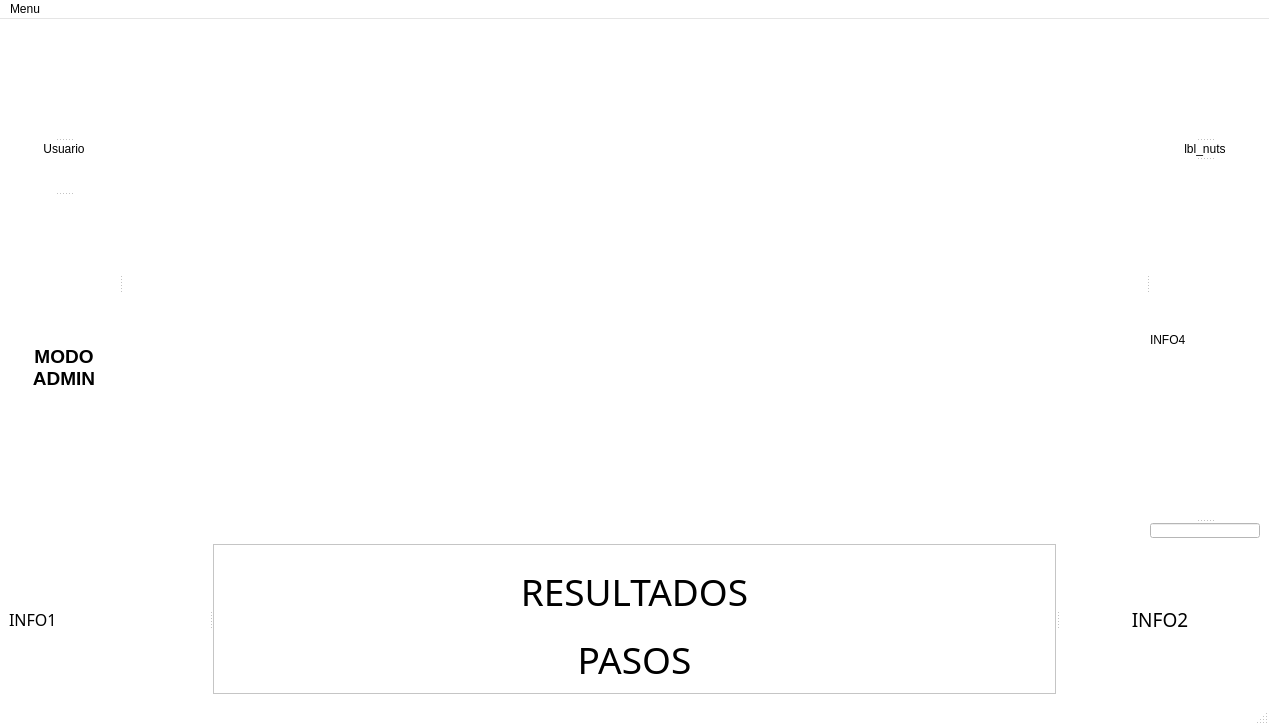
<?xml version="1.0" encoding="UTF-8"?>
<ui version="4.0">
 <class>main</class>
 <widget class="QMainWindow" name="main">
  <property name="geometry">
   <rect>
    <x>0</x>
    <y>0</y>
    <width>1269</width>
    <height>725</height>
   </rect>
  </property>
  <property name="palette">
   <palette>
    <active>
     <colorrole role="WindowText">
      <brush brushstyle="SolidPattern">
       <color alpha="255">
        <red>0</red>
        <green>0</green>
        <blue>0</blue>
       </color>
      </brush>
     </colorrole>
     <colorrole role="Button">
      <brush brushstyle="SolidPattern">
       <color alpha="255">
        <red>255</red>
        <green>255</green>
        <blue>255</blue>
       </color>
      </brush>
     </colorrole>
     <colorrole role="Light">
      <brush brushstyle="SolidPattern">
       <color alpha="255">
        <red>255</red>
        <green>255</green>
        <blue>255</blue>
       </color>
      </brush>
     </colorrole>
     <colorrole role="Midlight">
      <brush brushstyle="SolidPattern">
       <color alpha="255">
        <red>255</red>
        <green>255</green>
        <blue>255</blue>
       </color>
      </brush>
     </colorrole>
     <colorrole role="Dark">
      <brush brushstyle="SolidPattern">
       <color alpha="255">
        <red>127</red>
        <green>127</green>
        <blue>127</blue>
       </color>
      </brush>
     </colorrole>
     <colorrole role="Mid">
      <brush brushstyle="SolidPattern">
       <color alpha="255">
        <red>170</red>
        <green>170</green>
        <blue>170</blue>
       </color>
      </brush>
     </colorrole>
     <colorrole role="Text">
      <brush brushstyle="SolidPattern">
       <color alpha="255">
        <red>0</red>
        <green>0</green>
        <blue>0</blue>
       </color>
      </brush>
     </colorrole>
     <colorrole role="BrightText">
      <brush brushstyle="SolidPattern">
       <color alpha="255">
        <red>255</red>
        <green>255</green>
        <blue>255</blue>
       </color>
      </brush>
     </colorrole>
     <colorrole role="ButtonText">
      <brush brushstyle="SolidPattern">
       <color alpha="255">
        <red>0</red>
        <green>0</green>
        <blue>0</blue>
       </color>
      </brush>
     </colorrole>
     <colorrole role="Base">
      <brush brushstyle="SolidPattern">
       <color alpha="255">
        <red>255</red>
        <green>255</green>
        <blue>255</blue>
       </color>
      </brush>
     </colorrole>
     <colorrole role="Window">
      <brush brushstyle="SolidPattern">
       <color alpha="255">
        <red>255</red>
        <green>255</green>
        <blue>255</blue>
       </color>
      </brush>
     </colorrole>
     <colorrole role="Shadow">
      <brush brushstyle="SolidPattern">
       <color alpha="255">
        <red>0</red>
        <green>0</green>
        <blue>0</blue>
       </color>
      </brush>
     </colorrole>
     <colorrole role="AlternateBase">
      <brush brushstyle="SolidPattern">
       <color alpha="255">
        <red>255</red>
        <green>255</green>
        <blue>255</blue>
       </color>
      </brush>
     </colorrole>
     <colorrole role="ToolTipBase">
      <brush brushstyle="SolidPattern">
       <color alpha="255">
        <red>255</red>
        <green>255</green>
        <blue>220</blue>
       </color>
      </brush>
     </colorrole>
     <colorrole role="ToolTipText">
      <brush brushstyle="SolidPattern">
       <color alpha="255">
        <red>0</red>
        <green>0</green>
        <blue>0</blue>
       </color>
      </brush>
     </colorrole>
     <colorrole role="PlaceholderText">
      <brush brushstyle="SolidPattern">
       <color alpha="128">
        <red>0</red>
        <green>0</green>
        <blue>0</blue>
       </color>
      </brush>
     </colorrole>
    </active>
    <inactive>
     <colorrole role="WindowText">
      <brush brushstyle="SolidPattern">
       <color alpha="255">
        <red>0</red>
        <green>0</green>
        <blue>0</blue>
       </color>
      </brush>
     </colorrole>
     <colorrole role="Button">
      <brush brushstyle="SolidPattern">
       <color alpha="255">
        <red>255</red>
        <green>255</green>
        <blue>255</blue>
       </color>
      </brush>
     </colorrole>
     <colorrole role="Light">
      <brush brushstyle="SolidPattern">
       <color alpha="255">
        <red>255</red>
        <green>255</green>
        <blue>255</blue>
       </color>
      </brush>
     </colorrole>
     <colorrole role="Midlight">
      <brush brushstyle="SolidPattern">
       <color alpha="255">
        <red>255</red>
        <green>255</green>
        <blue>255</blue>
       </color>
      </brush>
     </colorrole>
     <colorrole role="Dark">
      <brush brushstyle="SolidPattern">
       <color alpha="255">
        <red>127</red>
        <green>127</green>
        <blue>127</blue>
       </color>
      </brush>
     </colorrole>
     <colorrole role="Mid">
      <brush brushstyle="SolidPattern">
       <color alpha="255">
        <red>170</red>
        <green>170</green>
        <blue>170</blue>
       </color>
      </brush>
     </colorrole>
     <colorrole role="Text">
      <brush brushstyle="SolidPattern">
       <color alpha="255">
        <red>0</red>
        <green>0</green>
        <blue>0</blue>
       </color>
      </brush>
     </colorrole>
     <colorrole role="BrightText">
      <brush brushstyle="SolidPattern">
       <color alpha="255">
        <red>255</red>
        <green>255</green>
        <blue>255</blue>
       </color>
      </brush>
     </colorrole>
     <colorrole role="ButtonText">
      <brush brushstyle="SolidPattern">
       <color alpha="255">
        <red>0</red>
        <green>0</green>
        <blue>0</blue>
       </color>
      </brush>
     </colorrole>
     <colorrole role="Base">
      <brush brushstyle="SolidPattern">
       <color alpha="255">
        <red>255</red>
        <green>255</green>
        <blue>255</blue>
       </color>
      </brush>
     </colorrole>
     <colorrole role="Window">
      <brush brushstyle="SolidPattern">
       <color alpha="255">
        <red>255</red>
        <green>255</green>
        <blue>255</blue>
       </color>
      </brush>
     </colorrole>
     <colorrole role="Shadow">
      <brush brushstyle="SolidPattern">
       <color alpha="255">
        <red>0</red>
        <green>0</green>
        <blue>0</blue>
       </color>
      </brush>
     </colorrole>
     <colorrole role="AlternateBase">
      <brush brushstyle="SolidPattern">
       <color alpha="255">
        <red>255</red>
        <green>255</green>
        <blue>255</blue>
       </color>
      </brush>
     </colorrole>
     <colorrole role="ToolTipBase">
      <brush brushstyle="SolidPattern">
       <color alpha="255">
        <red>255</red>
        <green>255</green>
        <blue>220</blue>
       </color>
      </brush>
     </colorrole>
     <colorrole role="ToolTipText">
      <brush brushstyle="SolidPattern">
       <color alpha="255">
        <red>0</red>
        <green>0</green>
        <blue>0</blue>
       </color>
      </brush>
     </colorrole>
     <colorrole role="PlaceholderText">
      <brush brushstyle="SolidPattern">
       <color alpha="128">
        <red>0</red>
        <green>0</green>
        <blue>0</blue>
       </color>
      </brush>
     </colorrole>
    </inactive>
    <disabled>
     <colorrole role="WindowText">
      <brush brushstyle="SolidPattern">
       <color alpha="255">
        <red>127</red>
        <green>127</green>
        <blue>127</blue>
       </color>
      </brush>
     </colorrole>
     <colorrole role="Button">
      <brush brushstyle="SolidPattern">
       <color alpha="255">
        <red>255</red>
        <green>255</green>
        <blue>255</blue>
       </color>
      </brush>
     </colorrole>
     <colorrole role="Light">
      <brush brushstyle="SolidPattern">
       <color alpha="255">
        <red>255</red>
        <green>255</green>
        <blue>255</blue>
       </color>
      </brush>
     </colorrole>
     <colorrole role="Midlight">
      <brush brushstyle="SolidPattern">
       <color alpha="255">
        <red>255</red>
        <green>255</green>
        <blue>255</blue>
       </color>
      </brush>
     </colorrole>
     <colorrole role="Dark">
      <brush brushstyle="SolidPattern">
       <color alpha="255">
        <red>127</red>
        <green>127</green>
        <blue>127</blue>
       </color>
      </brush>
     </colorrole>
     <colorrole role="Mid">
      <brush brushstyle="SolidPattern">
       <color alpha="255">
        <red>170</red>
        <green>170</green>
        <blue>170</blue>
       </color>
      </brush>
     </colorrole>
     <colorrole role="Text">
      <brush brushstyle="SolidPattern">
       <color alpha="255">
        <red>127</red>
        <green>127</green>
        <blue>127</blue>
       </color>
      </brush>
     </colorrole>
     <colorrole role="BrightText">
      <brush brushstyle="SolidPattern">
       <color alpha="255">
        <red>255</red>
        <green>255</green>
        <blue>255</blue>
       </color>
      </brush>
     </colorrole>
     <colorrole role="ButtonText">
      <brush brushstyle="SolidPattern">
       <color alpha="255">
        <red>127</red>
        <green>127</green>
        <blue>127</blue>
       </color>
      </brush>
     </colorrole>
     <colorrole role="Base">
      <brush brushstyle="SolidPattern">
       <color alpha="255">
        <red>255</red>
        <green>255</green>
        <blue>255</blue>
       </color>
      </brush>
     </colorrole>
     <colorrole role="Window">
      <brush brushstyle="SolidPattern">
       <color alpha="255">
        <red>255</red>
        <green>255</green>
        <blue>255</blue>
       </color>
      </brush>
     </colorrole>
     <colorrole role="Shadow">
      <brush brushstyle="SolidPattern">
       <color alpha="255">
        <red>0</red>
        <green>0</green>
        <blue>0</blue>
       </color>
      </brush>
     </colorrole>
     <colorrole role="AlternateBase">
      <brush brushstyle="SolidPattern">
       <color alpha="255">
        <red>255</red>
        <green>255</green>
        <blue>255</blue>
       </color>
      </brush>
     </colorrole>
     <colorrole role="ToolTipBase">
      <brush brushstyle="SolidPattern">
       <color alpha="255">
        <red>255</red>
        <green>255</green>
        <blue>220</blue>
       </color>
      </brush>
     </colorrole>
     <colorrole role="ToolTipText">
      <brush brushstyle="SolidPattern">
       <color alpha="255">
        <red>0</red>
        <green>0</green>
        <blue>0</blue>
       </color>
      </brush>
     </colorrole>
     <colorrole role="PlaceholderText">
      <brush brushstyle="SolidPattern">
       <color alpha="128">
        <red>0</red>
        <green>0</green>
        <blue>0</blue>
       </color>
      </brush>
     </colorrole>
    </disabled>
   </palette>
  </property>
  <property name="windowTitle">
   <string>MainWindow</string>
  </property>
  <property name="windowIcon">
   <iconset>
    <selectedoff>:/images/images/icon.ico</selectedoff>
   </iconset>
  </property>
  <property name="iconSize">
   <size>
    <width>50</width>
    <height>50</height>
   </size>
  </property>
  <widget class="QWidget" name="centralwidget">
   <layout class="QGridLayout" name="gridLayout">
    <item row="1" column="0">
     <widget class="QSplitter" name="splitter">
      <property name="orientation">
       <enum>Qt::Horizontal</enum>
      </property>
      <widget class="QLabel" name="lbl_info1">
       <property name="sizePolicy">
        <sizepolicy hsizetype="Fixed" vsizetype="Preferred">
         <horstretch>0</horstretch>
         <verstretch>0</verstretch>
        </sizepolicy>
       </property>
       <property name="minimumSize">
        <size>
         <width>200</width>
         <height>150</height>
        </size>
       </property>
       <property name="maximumSize">
        <size>
         <width>200</width>
         <height>150</height>
        </size>
       </property>
       <property name="font">
        <font>
         <family>Sitka Text</family>
         <pointsize>12</pointsize>
        </font>
       </property>
       <property name="text">
        <string>INFO1</string>
       </property>
      </widget>
      <widget class="QFrame" name="frame">
       <property name="sizePolicy">
        <sizepolicy hsizetype="Expanding" vsizetype="Preferred">
         <horstretch>0</horstretch>
         <verstretch>0</verstretch>
        </sizepolicy>
       </property>
       <property name="maximumSize">
        <size>
         <width>16777215</width>
         <height>150</height>
        </size>
       </property>
       <property name="frameShape">
        <enum>QFrame::StyledPanel</enum>
       </property>
       <property name="frameShadow">
        <enum>QFrame::Raised</enum>
       </property>
       <layout class="QVBoxLayout" name="verticalLayout">
        <item>
         <widget class="QLabel" name="lbl_result">
          <property name="sizePolicy">
           <sizepolicy hsizetype="Preferred" vsizetype="Preferred">
            <horstretch>0</horstretch>
            <verstretch>0</verstretch>
           </sizepolicy>
          </property>
          <property name="minimumSize">
           <size>
            <width>0</width>
            <height>75</height>
           </size>
          </property>
          <property name="maximumSize">
           <size>
            <width>16777215</width>
            <height>75</height>
           </size>
          </property>
          <property name="font">
           <font>
            <family>Sitka Text</family>
            <pointsize>28</pointsize>
           </font>
          </property>
          <property name="text">
           <string>RESULTADOS</string>
          </property>
          <property name="alignment">
           <set>Qt::AlignCenter</set>
          </property>
         </widget>
        </item>
        <item>
         <widget class="QLabel" name="lbl_steps">
          <property name="sizePolicy">
           <sizepolicy hsizetype="Preferred" vsizetype="Preferred">
            <horstretch>0</horstretch>
            <verstretch>0</verstretch>
           </sizepolicy>
          </property>
          <property name="minimumSize">
           <size>
            <width>0</width>
            <height>75</height>
           </size>
          </property>
          <property name="maximumSize">
           <size>
            <width>16777215</width>
            <height>75</height>
           </size>
          </property>
          <property name="font">
           <font>
            <family>Sitka Text</family>
            <pointsize>28</pointsize>
           </font>
          </property>
          <property name="text">
           <string>PASOS</string>
          </property>
          <property name="alignment">
           <set>Qt::AlignCenter</set>
          </property>
         </widget>
        </item>
       </layout>
      </widget>
      <widget class="QLabel" name="lbl_info2">
       <property name="sizePolicy">
        <sizepolicy hsizetype="Fixed" vsizetype="Preferred">
         <horstretch>0</horstretch>
         <verstretch>0</verstretch>
        </sizepolicy>
       </property>
       <property name="minimumSize">
        <size>
         <width>200</width>
         <height>150</height>
        </size>
       </property>
       <property name="maximumSize">
        <size>
         <width>200</width>
         <height>150</height>
        </size>
       </property>
       <property name="font">
        <font>
         <family>Sitka Text</family>
         <pointsize>14</pointsize>
        </font>
       </property>
       <property name="text">
        <string>INFO2</string>
       </property>
       <property name="alignment">
        <set>Qt::AlignCenter</set>
       </property>
      </widget>
     </widget>
    </item>
    <item row="0" column="0">
     <widget class="QSplitter" name="splitter_4">
      <property name="orientation">
       <enum>Qt::Horizontal</enum>
      </property>
      <widget class="QSplitter" name="splitter_2">
       <property name="orientation">
        <enum>Qt::Vertical</enum>
       </property>
       <widget class="QLabel" name="img_user">
        <property name="sizePolicy">
         <sizepolicy hsizetype="Fixed" vsizetype="Fixed">
          <horstretch>0</horstretch>
          <verstretch>0</verstretch>
         </sizepolicy>
        </property>
        <property name="minimumSize">
         <size>
          <width>110</width>
          <height>110</height>
         </size>
        </property>
        <property name="maximumSize">
         <size>
          <width>110</width>
          <height>110</height>
         </size>
        </property>
        <property name="text">
         <string/>
        </property>
        <property name="pixmap">
         <pixmap resource="resources.qrc">:/images/images/blanco.png</pixmap>
        </property>
        <property name="scaledContents">
         <bool>true</bool>
        </property>
       </widget>
       <widget class="QLabel" name="lbl_user">
        <property name="sizePolicy">
         <sizepolicy hsizetype="Fixed" vsizetype="Preferred">
          <horstretch>0</horstretch>
          <verstretch>0</verstretch>
         </sizepolicy>
        </property>
        <property name="minimumSize">
         <size>
          <width>110</width>
          <height>50</height>
         </size>
        </property>
        <property name="maximumSize">
         <size>
          <width>110</width>
          <height>50</height>
         </size>
        </property>
        <property name="text">
         <string>Usuario</string>
        </property>
        <property name="alignment">
         <set>Qt::AlignHCenter|Qt::AlignTop</set>
        </property>
       </widget>
       <widget class="QLabel" name="lbl_info3">
        <property name="minimumSize">
         <size>
          <width>110</width>
          <height>220</height>
         </size>
        </property>
        <property name="maximumSize">
         <size>
          <width>110</width>
          <height>16777215</height>
         </size>
        </property>
        <property name="font">
         <font>
          <pointsize>14</pointsize>
          <weight>75</weight>
          <bold>true</bold>
         </font>
        </property>
        <property name="text">
         <string>MODO
ADMIN</string>
        </property>
        <property name="alignment">
         <set>Qt::AlignCenter</set>
        </property>
       </widget>
      </widget>
      <widget class="QLabel" name="img_center">
       <property name="sizePolicy">
        <sizepolicy hsizetype="Preferred" vsizetype="Preferred">
         <horstretch>0</horstretch>
         <verstretch>0</verstretch>
        </sizepolicy>
       </property>
       <property name="minimumSize">
        <size>
         <width>80</width>
         <height>0</height>
        </size>
       </property>
       <property name="text">
        <string/>
       </property>
       <property name="pixmap">
        <pixmap resource="resources.qrc">:/images/images/blanco.png</pixmap>
       </property>
       <property name="scaledContents">
        <bool>false</bool>
       </property>
       <property name="alignment">
        <set>Qt::AlignCenter</set>
       </property>
      </widget>
      <widget class="QSplitter" name="splitter_3">
       <property name="orientation">
        <enum>Qt::Vertical</enum>
       </property>
       <widget class="QLabel" name="img_nuts">
        <property name="sizePolicy">
         <sizepolicy hsizetype="Fixed" vsizetype="Fixed">
          <horstretch>0</horstretch>
          <verstretch>0</verstretch>
         </sizepolicy>
        </property>
        <property name="minimumSize">
         <size>
          <width>110</width>
          <height>110</height>
         </size>
        </property>
        <property name="maximumSize">
         <size>
          <width>110</width>
          <height>110</height>
         </size>
        </property>
        <property name="text">
         <string/>
        </property>
        <property name="pixmap">
         <pixmap resource="resources.qrc">:/images/images/blanco.png</pixmap>
        </property>
        <property name="scaledContents">
         <bool>true</bool>
        </property>
       </widget>
       <widget class="QLabel" name="lbl_nuts">
        <property name="sizePolicy">
         <sizepolicy hsizetype="Fixed" vsizetype="Preferred">
          <horstretch>0</horstretch>
          <verstretch>0</verstretch>
         </sizepolicy>
        </property>
        <property name="minimumSize">
         <size>
          <width>110</width>
          <height>15</height>
         </size>
        </property>
        <property name="maximumSize">
         <size>
          <width>110</width>
          <height>15</height>
         </size>
        </property>
        <property name="text">
         <string>lbl_nuts</string>
        </property>
        <property name="alignment">
         <set>Qt::AlignHCenter|Qt::AlignTop</set>
        </property>
       </widget>
       <widget class="QLabel" name="lbl_info4">
        <property name="minimumSize">
         <size>
          <width>110</width>
          <height>0</height>
         </size>
        </property>
        <property name="maximumSize">
         <size>
          <width>110</width>
          <height>16777215</height>
         </size>
        </property>
        <property name="text">
         <string>INFO4</string>
        </property>
        <property name="alignment">
         <set>Qt::AlignLeading|Qt::AlignLeft|Qt::AlignVCenter</set>
        </property>
       </widget>
       <widget class="QLineEdit" name="lineEdit">
        <property name="minimumSize">
         <size>
          <width>110</width>
          <height>0</height>
         </size>
        </property>
        <property name="maximumSize">
         <size>
          <width>110</width>
          <height>15</height>
         </size>
        </property>
        <property name="text">
         <string/>
        </property>
       </widget>
      </widget>
     </widget>
    </item>
   </layout>
  </widget>
  <widget class="QMenuBar" name="menubar">
   <property name="geometry">
    <rect>
     <x>0</x>
     <y>0</y>
     <width>1269</width>
     <height>21</height>
    </rect>
   </property>
   <widget class="QMenu" name="menuMenu">
    <property name="title">
     <string>Menu</string>
    </property>
   </widget>
   <addaction name="menuMenu"/>
  </widget>
  <widget class="QStatusBar" name="statusbar"/>
 </widget>
 <resources>
  <include location="resources.qrc"/>
 </resources>
 <connections/>
</ui>
